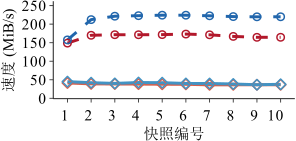

The R source for this figure:
library(grid)
library(ggplot2)
library(extrafont)
require(scales)
font_import()
loadfonts()

mywidth=3
myheight=1.5
my_color=c("#B2182B","#D6604D","#2166AC","#4393C3")
my_value=c(1,5,1,5)
my_line=c("dashed","solid","dashed","solid")

abbrev_x <- c(1,expression(2^3), expression(2^6),expression(2^9),expression(2^12),expression(2^15))

if(T){
    x1 <- read.table("expb2_trace_fsl_data_plain_sgx.txt",header=TRUE)
    cairo_pdf(file="./expb2_trace_fsl_plain_sgx.pdf", width=mywidth, height=myheight)
    x1$Type <- factor(x1$Type, levels=c("TEEUpload", "TEEDownload", "PlainUpload", "PlainDownload"))
    ggplot(data=x1, aes(x=as.factor(BatchSize), y=Performance,shape=Type, linetype=Type, colour=Type, group=Type), log= "x") +
    geom_line(size=1)  + 
    geom_point(size=2, stroke=0.75, fill="white") +
    scale_shape_manual(values=c(my_value)) +
    scale_color_manual(values=c(my_color)) + 
    scale_linetype_manual(values=c(my_line)) +
    coord_cartesian(ylim=c(10.9, 250)) +
    scale_y_continuous(breaks=seq(0, 250, 50), labels=format(seq(0, 250, 50), scientific=FALSE)) +
    scale_x_discrete(labels=seq(1,10,1), breaks=seq(1,10,1)) + 
    ylab('速度 (MiB/s)') +
    xlab("快照编号") +
    theme_bw() +
    theme(
        panel.grid.major=element_blank(), 
        panel.grid.minor=element_blank(),
	    panel.background=element_blank(), 
	    # panel.border=element_rect(size=0.5),
	    panel.border = element_blank(),
	    axis.line=element_line(colour="black", size=0.3),
	    axis.ticks=element_line(size=0.3),
        axis.title.x=element_text(size=11,family="Times New Roman"),
        axis.text.x=element_text(margin=margin(5,0,0,0), hjust=0.8, colour="black", size=11,family="Times New Roman"),
        axis.title.y=element_text(size=11,  hjust=0.5,family="Times New Roman"),
        axis.text.y=element_text(margin=margin(0, 2, 0, 0), colour="black",size=11,family="Times New Roman"),
        legend.title = element_blank(),
        legend.position="none",
        plot.margin=unit(c(0.1,0.1,0.1,0.1), "cm")
    )
}
